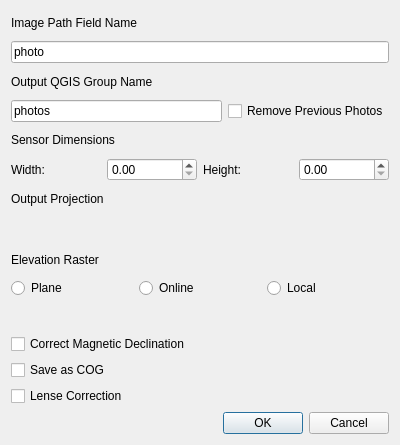
<?xml version="1.0" encoding="UTF-8"?>
<ui version="4.0">
 <class>camera2geoDialogBase</class>
 <widget class="QDialog" name="camera2geoDialogBase">
  <property name="geometry">
   <rect>
    <x>0</x>
    <y>0</y>
    <width>400</width>
    <height>445</height>
   </rect>
  </property>
  <property name="minimumSize">
   <size>
    <width>400</width>
    <height>0</height>
   </size>
  </property>
  <property name="windowTitle">
   <string>Camera2geo</string>
  </property>
  <layout class="QVBoxLayout" name="verticalLayout">
   <item>
    <widget class="QLabel" name="label_5">
     <property name="text">
      <string>Image Path Field Name</string>
     </property>
    </widget>
   </item>
   <item>
    <widget class="QLineEdit" name="pathFieldName">
     <property name="text">
      <string>photo</string>
     </property>
    </widget>
   </item>
   <item>
    <widget class="QLabel" name="label_6">
     <property name="text">
      <string>Output QGIS Group Name</string>
     </property>
    </widget>
   </item>
   <item>
    <layout class="QHBoxLayout" name="horizontalLayout_3">
     <item>
      <widget class="QLineEdit" name="outputGroup">
       <property name="text">
        <string>photos</string>
       </property>
      </widget>
     </item>
     <item>
      <widget class="QCheckBox" name="removePreviousPhotos">
       <property name="text">
        <string>Remove Previous Photos</string>
       </property>
      </widget>
     </item>
    </layout>
   </item>
   <item>
    <widget class="QLabel" name="label_7">
     <property name="text">
      <string>Sensor Dimensions</string>
     </property>
    </widget>
   </item>
   <item>
    <layout class="QHBoxLayout" name="horizontalLayout_2">
     <item>
      <widget class="QLabel" name="label_2">
       <property name="text">
        <string>Width:</string>
       </property>
      </widget>
     </item>
     <item>
      <widget class="QgsDoubleSpinBox" name="sensorWidthSpin"/>
     </item>
     <item>
      <widget class="QLabel" name="label_3">
       <property name="text">
        <string>Height:</string>
       </property>
      </widget>
     </item>
     <item>
      <widget class="QgsDoubleSpinBox" name="sensorHeightSpin"/>
     </item>
    </layout>
   </item>
   <item>
    <widget class="QLabel" name="label_4">
     <property name="text">
      <string>Output Projection</string>
     </property>
    </widget>
   </item>
   <item>
    <widget class="QgsProjectionSelectionWidget" name="crsWidget"/>
   </item>
   <item>
    <widget class="QLabel" name="label">
     <property name="text">
      <string>Elevation Raster</string>
     </property>
    </widget>
   </item>
   <item>
    <layout class="QHBoxLayout" name="horizontalLayout">
     <item>
      <widget class="QRadioButton" name="elevPlaneRadio">
       <property name="text">
        <string>Plane</string>
       </property>
       <attribute name="buttonGroup">
        <string notr="true">buttonGroup</string>
       </attribute>
      </widget>
     </item>
     <item>
      <widget class="QRadioButton" name="elevOnlineRadio">
       <property name="text">
        <string>Online</string>
       </property>
       <attribute name="buttonGroup">
        <string notr="true">buttonGroup</string>
       </attribute>
      </widget>
     </item>
     <item>
      <widget class="QRadioButton" name="elevLocalRadio">
       <property name="enabled">
        <bool>true</bool>
       </property>
       <property name="text">
        <string>Local</string>
       </property>
       <attribute name="buttonGroup">
        <string notr="true">buttonGroup</string>
       </attribute>
      </widget>
     </item>
    </layout>
   </item>
   <item>
    <widget class="QgsFileWidget" name="dsmFileWidget"/>
   </item>
   <item>
    <widget class="QCheckBox" name="declinationCheck">
     <property name="text">
      <string>Correct Magnetic Declination</string>
     </property>
    </widget>
   </item>
   <item>
    <widget class="QCheckBox" name="cogCheck">
     <property name="text">
      <string>Save as COG</string>
     </property>
    </widget>
   </item>
   <item>
    <widget class="QCheckBox" name="lensCheck">
     <property name="text">
      <string>Lense Correction</string>
     </property>
    </widget>
   </item>
   <item>
    <widget class="QDialogButtonBox" name="button_box">
     <property name="orientation">
      <enum>Qt::Horizontal</enum>
     </property>
     <property name="standardButtons">
      <set>QDialogButtonBox::Cancel|QDialogButtonBox::Ok</set>
     </property>
    </widget>
   </item>
  </layout>
 </widget>
 <customwidgets>
  <customwidget>
   <class>QgsDoubleSpinBox</class>
   <extends>QDoubleSpinBox</extends>
   <header>qgsdoublespinbox.h</header>
  </customwidget>
  <customwidget>
   <class>QgsFileWidget</class>
   <extends>QWidget</extends>
   <header>qgsfilewidget.h</header>
  </customwidget>
  <customwidget>
   <class>QgsProjectionSelectionWidget</class>
   <extends>QWidget</extends>
   <header>qgsprojectionselectionwidget.h</header>
  </customwidget>
 </customwidgets>
 <resources/>
 <connections>
  <connection>
   <sender>button_box</sender>
   <signal>accepted()</signal>
   <receiver>camera2geoDialogBase</receiver>
   <slot>accept()</slot>
   <hints>
    <hint type="sourcelabel">
     <x>20</x>
     <y>20</y>
    </hint>
    <hint type="destinationlabel">
     <x>20</x>
     <y>20</y>
    </hint>
   </hints>
  </connection>
  <connection>
   <sender>button_box</sender>
   <signal>rejected()</signal>
   <receiver>camera2geoDialogBase</receiver>
   <slot>reject()</slot>
   <hints>
    <hint type="sourcelabel">
     <x>20</x>
     <y>20</y>
    </hint>
    <hint type="destinationlabel">
     <x>20</x>
     <y>20</y>
    </hint>
   </hints>
  </connection>
 </connections>
 <buttongroups>
  <buttongroup name="buttonGroup"/>
 </buttongroups>
</ui>
